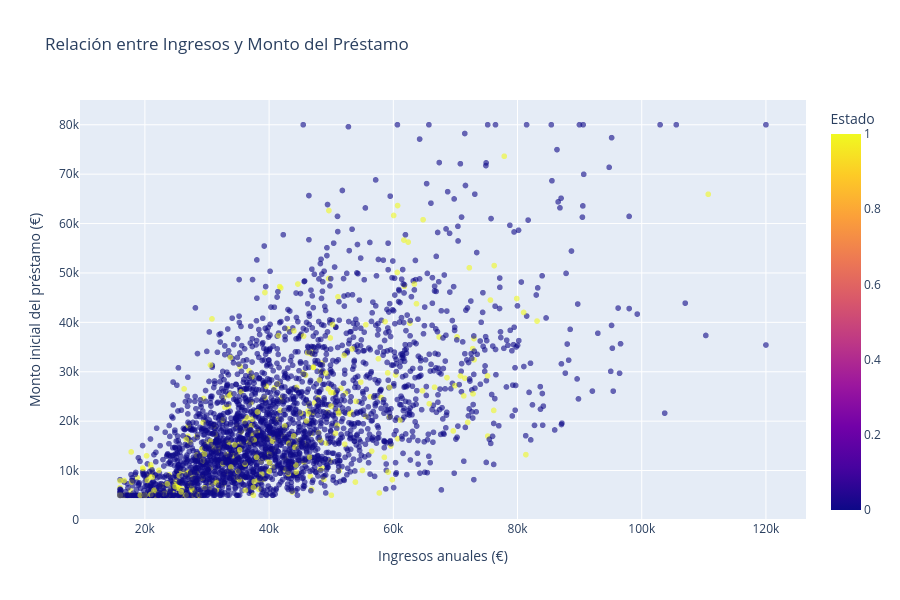

This figure's notebook cell:
### Code cell
#GRÁFICO 2: Relación entre ingresos y monto del préstamo

#Usamos sample para no saturar (3000 puntos aleatorios)
sample_df = df.sample(n=3000, random_state=42)

fig2 = px.scatter(
    sample_df,
    x='Ingresos',
    y='Monto_Inicial',
    color='Impago',
    color_discrete_map={0: '#84BD00', 1: '#A50050'},
    opacity=0.6,
    title='Relación entre Ingresos y Monto del Préstamo',
    labels={
        'Ingresos': 'Ingresos anuales (€)',
        'Monto_Inicial': 'Monto inicial del préstamo (€)',
        'Impago': 'Estado'
    }
)

fig2.update_layout(
    width=900,
    height=600,
    legend_title_text='Estado'
)

#Personalizar la leyenda
fig2.update_layout(legend=dict(
    title="Estado",
    itemsizing='constant',
    yanchor="top",
    y=0.99,
    xanchor="right",
    x=0.99
))

fig2.show()

### Figure 1 — Plotly figure (JSON) as saved in the notebook; plotly's stock layout.template omitted (floating-point values rounded to 4 significant figures; data arrays with more than 128 entries replaced by an {"elided": "..."} marker saying what was removed)
{"data": [{"hovertemplate": "Ingresos anuales (€)=%{x}<br>Monto inicial del préstamo (€)=%{y}<br>Estado=%{marker.color}<extra></extra>", "legendgroup": "", "marker": {"color": {"elided": "3000 int values"}, "coloraxis": "coloraxis", "opacity": 0.6, "symbol": "circle"}, "mode": "markers", "name": "", "showlegend": false, "type": "scattergl", "x": {"elided": "3000 int values"}, "xaxis": "x", "y": {"elided": "3000 int values"}, "yaxis": "y"}], "layout": {"coloraxis": {"colorbar": {"title": {"text": "Estado"}}, "colorscale": [[0, "#0d0887"], [0.1111, "#46039f"], [0.2222, "#7201a8"], [0.3333, "#9c179e"], [0.4444, "#bd3786"], [0.5556, "#d8576b"], [0.6667, "#ed7953"], [0.7778, "#fb9f3a"], [0.8889, "#fdca26"], [1, "#f0f921"]]}, "height": 600, "legend": {"itemsizing": "constant", "title": {"text": "Estado"}, "tracegroupgap": 0, "x": 0.99, "xanchor": "right", "y": 0.99, "yanchor": "top"}, "title": {"text": "Relación entre Ingresos y Monto del Préstamo"}, "width": 900, "xaxis": {"anchor": "y", "domain": [0, 1], "title": {"text": "Ingresos anuales (€)"}}, "yaxis": {"anchor": "x", "domain": [0, 1], "title": {"text": "Monto inicial del préstamo (€)"}}}}
